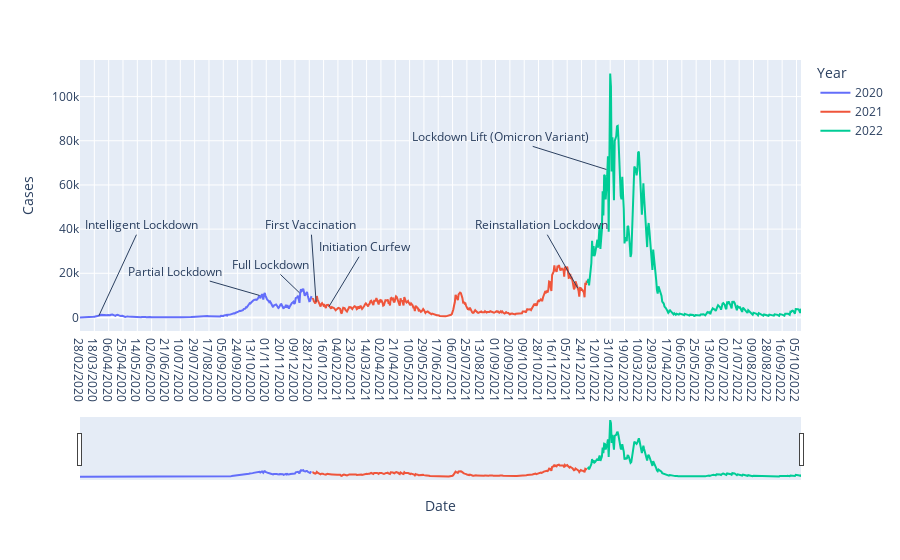

The notebook cell saved with this chart:
### Markdown cell above
# The impact of the government measures

From the RIVM website, the exact dates of implementation of government measures were found. These have been implemented and indicated in the graph.

### Code cell
# adding all annotations corresponding to the different government measures
fig.add_annotation(x='24/03/2020', y=749, ax = '19/05/2020', ay = 42000, text = 'Intelligent Lockdown',
                  xref='x', yref='y', axref='x', ayref='y')

fig.add_annotation(x='23/10/2020', y=9972, text = 'Partial Lockdown', ax='03/07/2020', ay = 21000, 
                  xref='x', yref='y', axref='x', ayref='y')

fig.add_annotation(x='15/12/2020', y=11166, text = 'Full Lockdown', ax = '06/11/2020', ay=24000,
                  xref='x', yref='y', axref='x', ayref='y')

fig.add_annotation(x='06/01/2021', y=7087, text='First Vaccination', ax = '30/12/2020', ay = 42000,
                  xref='x', yref='y', axref='x', ayref='y')

fig.add_annotation(x='23/01/2021', y=4881, text = 'Initiation Curfew', ax = '12/03/2021', ay = 32000,
                  xref='x', yref='y', axref='x', ayref='y')

fig.add_annotation(x='19/12/2021', y=13255, text='Reinstallation Lockdown', ax = '01/11/2021', ay=42000, 
                  xref='x', yref='y', axref='x', ayref='y')
fig.add_annotation(x='26/01/2022', y=67000, text = 'Lockdown Lift (Omicron Variant)', ax = '08/09/2021', ay = 82000, 
                  xref='x', yref='y', axref='x', ayref='y')


# implement the slider system
fig.update_layout(xaxis=dict(rangeselector=dict(buttons=list([dict(count=1, 
                step="day", stepmode="backward"),])), rangeslider=dict(visible=True),))
fig.show()

### Figure 1 — Plotly figure (JSON) as saved in the notebook; plotly's stock layout.template omitted (floating-point values rounded to 4 significant figures; data arrays with more than 128 entries replaced by an {"elided": "..."} marker saying what was removed)
{"data": [{"hovertemplate": "Year=2020<br>Date=%{x}<br>Cases=%{y}<extra></extra>", "legendgroup": "2020", "line": {"color": "#636efa", "dash": "solid"}, "marker": {"symbol": "circle"}, "mode": "lines", "name": "2020", "orientation": "v", "showlegend": true, "type": "scatter", "x": {"elided": "308 str values"}, "xaxis": "x", "y": {"elided": "308 int values"}, "yaxis": "y"}, {"hovertemplate": "Year=2021<br>Date=%{x}<br>Cases=%{y}<extra></extra>", "legendgroup": "2021", "line": {"color": "#EF553B", "dash": "solid"}, "marker": {"symbol": "circle"}, "mode": "lines", "name": "2021", "orientation": "v", "showlegend": true, "type": "scatter", "x": {"elided": "365 str values"}, "xaxis": "x", "y": {"elided": "365 int values"}, "yaxis": "y"}, {"hovertemplate": "Year=2022<br>Date=%{x}<br>Cases=%{y}<extra></extra>", "legendgroup": "2022", "line": {"color": "#00cc96", "dash": "solid"}, "marker": {"symbol": "circle"}, "mode": "lines", "name": "2022", "orientation": "v", "showlegend": true, "type": "scatter", "x": {"elided": "284 str values"}, "xaxis": "x", "y": {"elided": "284 int values"}, "yaxis": "y"}], "layout": {"annotations": [{"ax": "19/05/2020", "axref": "x", "ay": 42000, "ayref": "y", "text": "Intelligent Lockdown", "x": "24/03/2020", "xref": "x", "y": 749, "yref": "y"}, {"ax": "03/07/2020", "axref": "x", "ay": 21000, "ayref": "y", "text": "Partial Lockdown", "x": "23/10/2020", "xref": "x", "y": 9972, "yref": "y"}, {"ax": "06/11/2020", "axref": "x", "ay": 24000, "ayref": "y", "text": "Full Lockdown", "x": "15/12/2020", "xref": "x", "y": 11166, "yref": "y"}, {"ax": "30/12/2020", "axref": "x", "ay": 42000, "ayref": "y", "text": "First Vaccination", "x": "06/01/2021", "xref": "x", "y": 7087, "yref": "y"}, {"ax": "12/03/2021", "axref": "x", "ay": 32000, "ayref": "y", "text": "Initiation Curfew", "x": "23/01/2021", "xref": "x", "y": 4881, "yref": "y"}, {"ax": "01/11/2021", "axref": "x", "ay": 42000, "ayref": "y", "text": "Reinstallation Lockdown", "x": "19/12/2021", "xref": "x", "y": 13255, "yref": "y"}, {"ax": "08/09/2021", "axref": "x", "ay": 82000, "ayref": "y", "text": "Lockdown Lift (Omicron Variant)", "x": "26/01/2022", "xref": "x", "y": 67000, "yref": "y"}], "legend": {"title": {"text": "Year"}, "tracegroupgap": 0}, "margin": {"t": 60}, "xaxis": {"anchor": "y", "domain": [0, 1], "rangeselector": {"buttons": [{"count": 1, "step": "day", "stepmode": "backward"}]}, "rangeslider": {"visible": true}, "title": {"text": "Date"}}, "yaxis": {"anchor": "x", "domain": [0, 1], "title": {"text": "Cases"}}}}
